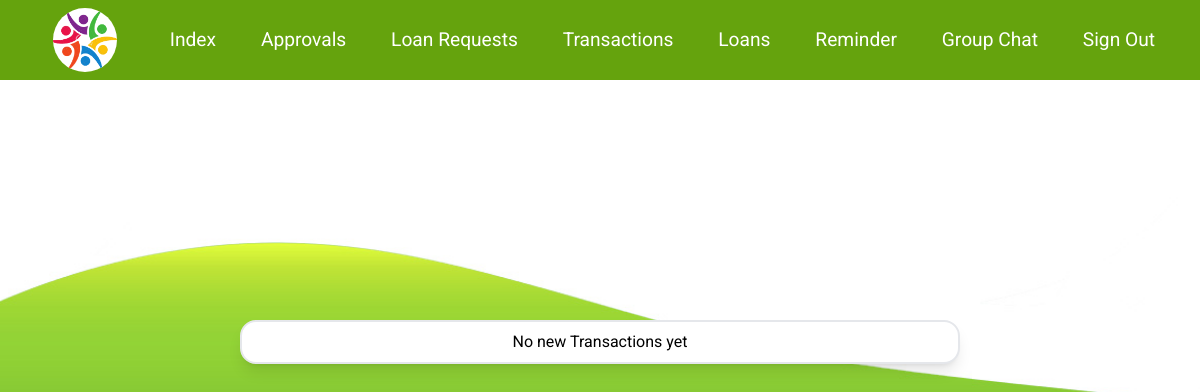
Before: /transactions/ (signed in) with the older database file.
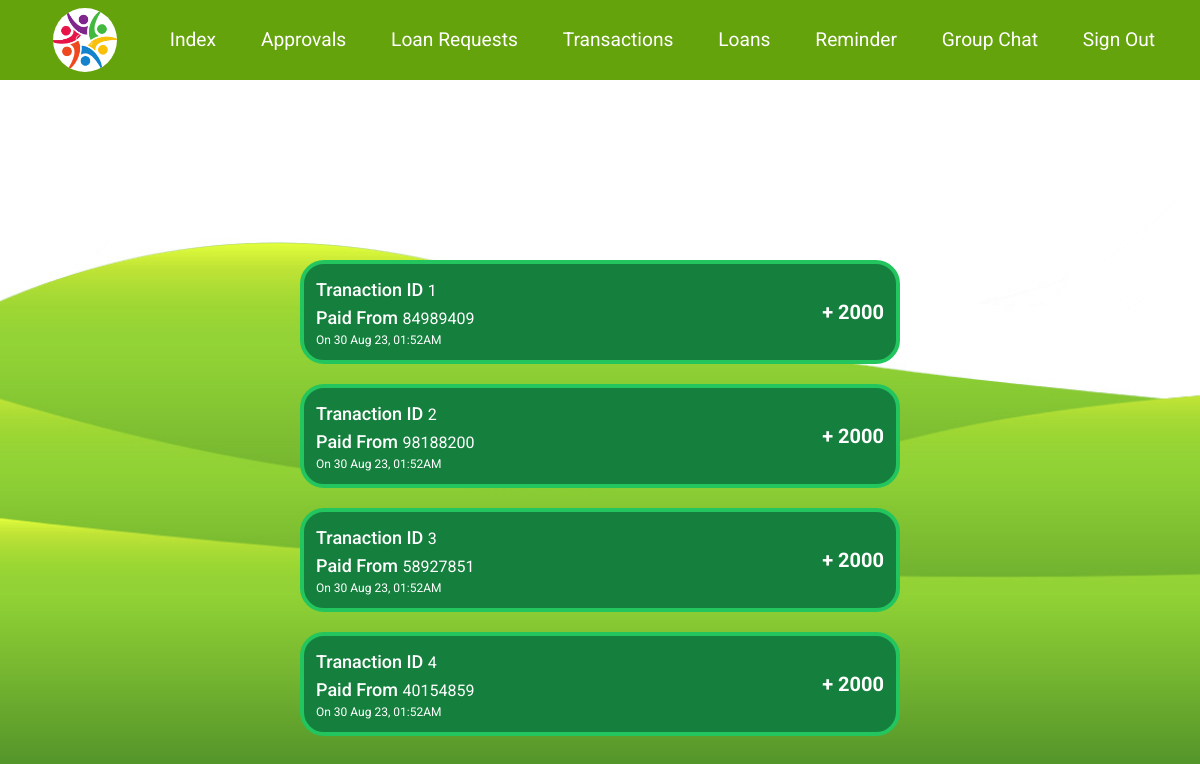
After: the same page with the newer database file.
### dbsetup.py (models this page shows, shortened)
class Fin_trans(Base):
    __tablename__='fin_trans'
    id=Column(Integer, primary_key=True, autoincrement=True)
    user_acc=Column(Integer, ForeignKey('account.id'))
    created_on=Column(DateTime)
    transaction_amount=Column(Integer)
    transaction_from=Column(Integer,ForeignKey('account.id'))
    transaction_to=Column(Integer,ForeignKey('account.id'))
    user = relationship("Account",foreign_keys=[user_acc],backref="fin_user_id")
    trans_from = relationship("Account",foreign_keys=[transaction_from],backref="from")
    trans_to = relationship("Account",foreign_keys=[transaction_to],backref="to")

### app.py (the view)
@app.route('/transactions/')
def transactions():
    if 'user' in session:
        acc = ''.join([str(*i) for i in (dbsession.query(Account.account_no).filter(Account.user_id == session['id']).all())])
        transaction = dbsession.query(Fin_trans).filter(or_(Fin_trans.transaction_from==acc , Fin_trans.transaction_to==acc )).order_by(Fin_trans.created_on)
        return render_template( 'transaction.html', transaction = transaction, now=datetime.now() )
    return redirect(url_for('about'))

### templates/transaction.html (shortened to what this page needs)
{% extends "layout.html" %}
{% block content %}
<div class=" w-full relative top-[20vh] flex justify-center">
    <div class="">
        {% if transaction[0] %}
            {% for fin in transaction %}
            <div class="max-md:w-[80vw] text-white my-5 flex justify-between items-center border-4 border-green-500 bg-green-700 w-[50vw] rounded-3xl p-3">
                <div>
                    <p><span class="font-medium text-lg w-full">Tranaction ID </span>{{ fin.id }}</p>
                    {% if fin.user_acc == session['id'] %}
                    <p><span class="font-medium text-lg w-full">Paid To </span>{{ fin.transaction_to }}</p>
                    {% else %}
                    <p><span class="font-medium text-lg w-full">Paid From </span>{{ fin.transaction_from }}</p>
                    {% endif %}
                    <p class="text-xs">On {{ fin.created_on.strftime('%d %b %y, %I:%M%p') }} </p>
                </div>
                <p class="font-bold text-xl">{{ '- ' if fin.user_acc == session['id'] else '+ ' }}  {{ fin.transaction_amount }}</p>
            </div>
            {% endfor %}
            {% else %}
        </div>
        <div class="w-3/5 rounded-2xl p-2 border-2 shadow-lg bg-white text-center mt-20">No new Transactions yet </div>
    {% endif %}
</div>
{% endblock %}

### templates/layout.html (shortened to what this page needs)
<!DOCTYPE html>
<html>
<head>
 <link rel="stylesheet" href="/static/css/style.css">
 <script src="https://cdn.tailwindcss.com"></script>
</head>
<body  class="bg-[url('/static/images/slider-bg.jpg')] bg-fixed bg-cover bg-no-repeat min-h-[80vh] w-screen overflow-x-hidden">
   <header class="">
      <nav class="navigation max-md:bg-[url('/static/images/icon.png')] bg-cover bg-no-repeat max-md:h-16 max-md:w-16 max-md:rounded-full bg-lime-600 text-white h-14 h-full w-full" id="bs-example-navbar-collapse-1">
         {% if 'user' in session %}
         <ul class="relative max-md:fixed z-[100] menu max-md:hidden max-md:h-screen max-md:w-screen max-md:bg-black/70 h-full md:!flex items-center justify-evenly w-full">
         {% else %}
         <ul class="h-full flex items-center justify-start w-full">
         {% endif %}
            <div class="md:p-2 max-md:w-16">
            <a class="" href="{{ url_for('about') }}">
                  <img class="rounded-full bg-white object-cover h-16 w-16" src="/static/images/icon.png" alt="SHG">
               </a>
            </div>
            {% if 'user' in session %}
            <div class="text-center max-md:p-3"><a class="max-md:text-2xl max-md:font-medium max-lg:text-[1rem] text-[1.2rem]" href="{{ url_for('main') }}">Index</a></div>
            <div class="text-center max-md:p-3"><a class="max-md:text-2xl max-md:font-medium max-lg:text-[1rem] text-[1.2rem]" href="{{ url_for('approve') }}">Approvals</a></div>
            <div class="text-center max-md:p-3"><a class="max-md:text-2xl max-md:font-medium max-lg:text-[1rem] text-[1.2rem]" href="{{ url_for('view') }}">Loan Requests</a></div>
            <div class="text-center max-md:p-3"><a class="max-md:text-2xl max-md:font-medium max-lg:text-[1rem] text-[1.2rem]" href="{{ url_for('transactions') }}">Transactions</a></div>
            <div class="text-center max-md:p-3"><a class="max-md:text-2xl max-md:font-medium max-lg:text-[1rem] text-[1.2rem]" href="{{ url_for('loan') }}">Loans</a></div>
            <div class="text-center max-md:p-3"><a class="max-md:text-2xl max-md:font-medium max-lg:text-[1rem] text-[1.2rem]" href="{{ url_for('reminder') }}">Reminder</a></div>
            <div class="text-center max-md:p-3"><a class="max-md:text-2xl max-md:font-medium max-lg:text-[1rem] text-[1.2rem]" href="{{ url_for('chat') }}">Group Chat</a></div>
            <div class="text-center max-md:p-3"><a class="max-md:text-2xl max-md:font-medium max-lg:text-[1rem] text-[1.2rem]" href="{{ url_for('signout') }}">Sign Out</a></div>
            {% endif %}
         </ul>
      </nav>
      </header>
      <div class="w-screen ">
         {% block content %}{% endblock %}
      </div>
</body>
</html>

### static/css/style.css (style rules this page uses)
* { margin: 0; padding: 0; box-sizing: border-box; font-family: 'Roboto', sans-serif; }
:root { --main-bg-color:black; }
body { color: var(--main-bg-color); }

Changed rows visible on the page:
added Fin_trans: id "1", transaction_from "84989409", created_on "30 Aug 23, 01:52AM", user_acc "+", transaction_amount "2000"
added Fin_trans: id "2", transaction_from "98188200", created_on "30 Aug 23, 01:52AM", user_acc "+", transaction_amount "2000"
added Fin_trans: id "3", transaction_from "58927851", created_on "30 Aug 23, 01:52AM", user_acc "+", transaction_amount "2000"
added Fin_trans: id "4", transaction_from "40154859", created_on "30 Aug 23, 01:52AM", user_acc "+", transaction_amount "2000"
Other visible differences:
text no longer shown: "No new Transactions yet"
